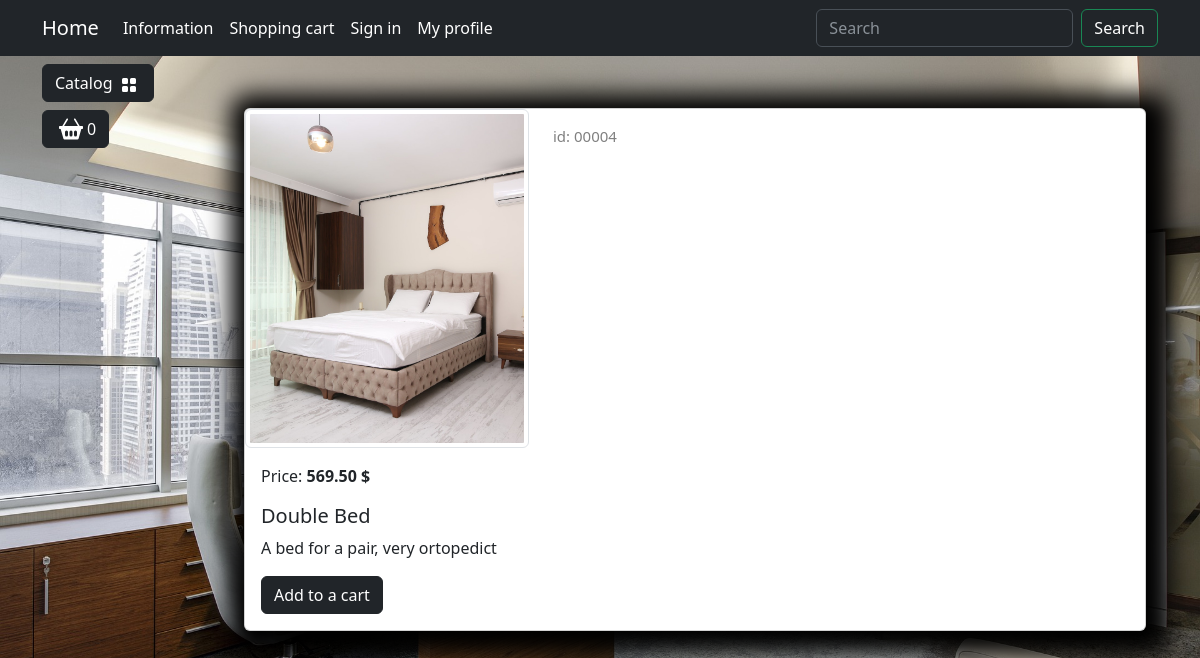
The page /catalog/product/double-bed/ on the database its author committed.
### goods/models.py (models this page shows, shortened)
class Products(models.Model):
    name = models.CharField(max_length=50, unique=True, verbose_name='Product')
    slug = models.SlugField(max_length=200, unique=True, blank=True, null=True, verbose_name='URL')
    description = models.TextField(max_length=500, blank=True, null=True, verbose_name="Description")
    image = models.ImageField(upload_to='goods_images', blank=True, null=True, verbose_name="Image")
    price = models.DecimalField(default=0.00, max_digits=7, decimal_places=2, verbose_name="Price")
    discount = models.DecimalField(default=0.00, max_digits=4, decimal_places=2, verbose_name="Discount in %")
    quantity = models.PositiveIntegerField(default=0, verbose_name='Quantity')
    category = models.ForeignKey(to=Categories, on_delete=models.CASCADE, verbose_name="Category")
    class Meta:
        db_table = 'product'
        verbose_name = 'Product'
        verbose_name_plural = "Products"
        ordering = ("id",)
    def display_id(self):
        return f'{self.id:05}'
    def sell_price(self):
        if self.discount:
            return round(self.price - self.price * self.discount/100, 2)
        return self.price

### goods/views.py (the view)
# urls.py: path('product/<slug:product_slug>/', views.product, name='product'),
def product(request, product_slug):
    product = Products.objects.get(slug=product_slug)
    context = {
        'product' : product,
    }
    return render(request, 'goods/product.html', context=context)

### goods/templatetags/goods_tags.py (called while the page is built)
@register.simple_tag()
def tag_categories():
    return Categories.objects.all()

### goods/templates/goods/product.html (shortened to what this page needs)
{% extends "main/base.html" %}
{% load static %}
{% block content %}
<div class="container mt-5">
    <div class="card mb-4 custom-shadow">
        <div class="row">
            <div class="col-md-4">
                <img src="{{ product.image.url }}"
                    class="img-thumbnail" data-bs-toggle="modal" data-bs-target="#imageModal1">
            </div>
            <div class="col-md-4 ">
                <p class="product_id mt-3"> id: {{ product.display_id }} </p>
            </div>
        </div>
        <div class="card-body">
            <p class="card-text">Price: <strong>{{ product.sell_price }} $</strong></p>
            <h5 class="card-title"> {{ product.name }} </h5>
            <p class="card-text">{{ product.description }}</p>
            <a href="#" class="btn btn-dark add-to-cart"> Add to a cart </a>
        </div>
    </div>
</div>
{% endblock content %}

### static/deps/css/my_css.css (style rules this page uses)
.custom-shadow { box-shadow: 5px 5px 25px 19px #000000; }
.product_id { color: gray; font-size: 15px; }

### rows shown on the page
Products: image (picture), display_id "00004", sell_price "569.50", name "Double Bed", description "A bed for a pair, very ortopedict"
